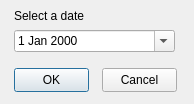
<?xml version="1.0" encoding="UTF-8"?>
<ui version="4.0">
 <class>DialogDate</class>
 <widget class="QDialog" name="DialogDate">
  <property name="geometry">
   <rect>
    <x>0</x>
    <y>0</y>
    <width>194</width>
    <height>104</height>
   </rect>
  </property>
  <property name="windowTitle">
   <string>Fetch a date</string>
  </property>
  <property name="styleSheet">
   <string notr="true">font: 8pt &quot;Arial&quot;;</string>
  </property>
  <widget class="QDateEdit" name="editDate">
   <property name="geometry">
    <rect>
     <x>14</x>
     <y>30</y>
     <width>161</width>
     <height>22</height>
    </rect>
   </property>
   <property name="calendarPopup">
    <bool>true</bool>
   </property>
  </widget>
  <widget class="QPushButton" name="buttonOk">
   <property name="geometry">
    <rect>
     <x>14</x>
     <y>68</y>
     <width>75</width>
     <height>24</height>
    </rect>
   </property>
   <property name="text">
    <string>OK</string>
   </property>
  </widget>
  <widget class="QPushButton" name="buttonCancel">
   <property name="geometry">
    <rect>
     <x>102</x>
     <y>68</y>
     <width>75</width>
     <height>24</height>
    </rect>
   </property>
   <property name="text">
    <string>Cancel</string>
   </property>
  </widget>
  <widget class="QLabel" name="labelPrompt">
   <property name="geometry">
    <rect>
     <x>14</x>
     <y>8</y>
     <width>159</width>
     <height>16</height>
    </rect>
   </property>
   <property name="text">
    <string>Select a date</string>
   </property>
  </widget>
 </widget>
 <resources/>
 <connections/>
</ui>
